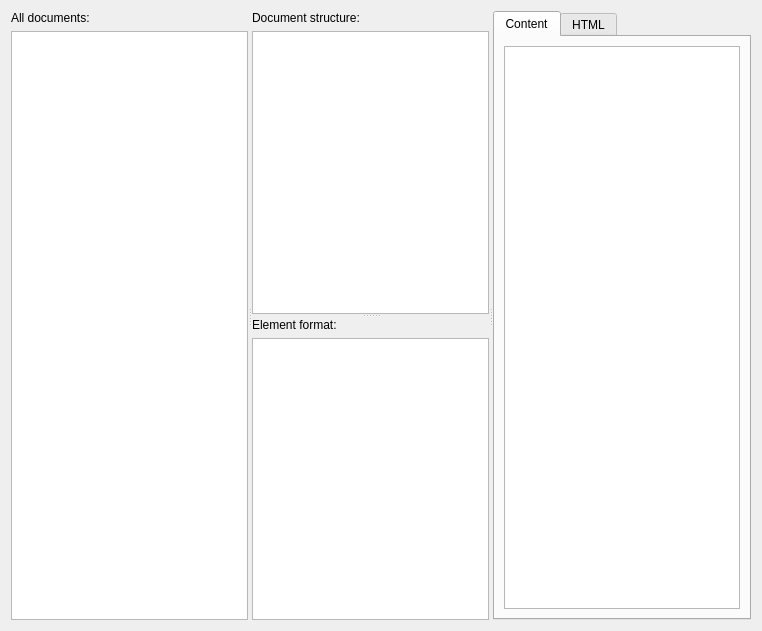
<?xml version="1.0" encoding="UTF-8"?>
<ui version="4.0">
 <class>GammaRay::TextDocumentInspectorWidget</class>
 <widget class="QWidget" name="GammaRay::TextDocumentInspectorWidget">
  <property name="geometry">
   <rect>
    <x>0</x>
    <y>0</y>
    <width>762</width>
    <height>631</height>
   </rect>
  </property>
  <layout class="QHBoxLayout" name="horizontalLayout">
   <item>
    <widget class="QSplitter" name="mainSplitter">
     <property name="orientation">
      <enum>Qt::Horizontal</enum>
     </property>
     <widget class="QWidget" name="layoutWidget_1">
      <layout class="QVBoxLayout" name="verticalLayout_17">
       <item>
        <widget class="QLabel" name="label_5">
         <property name="text">
          <string>All documents:</string>
         </property>
        </widget>
       </item>
       <item>
        <widget class="GammaRay::DeferredTreeView" name="documentList">
         <property name="contextMenuPolicy">
          <enum>Qt::CustomContextMenu</enum>
         </property>
         <property name="rootIsDecorated">
          <bool>false</bool>
         </property>
         <property name="uniformRowHeights">
          <bool>true</bool>
         </property>
         <attribute name="headerStretchLastSection">
          <bool>false</bool>
         </attribute>
        </widget>
       </item>
      </layout>
     </widget>
     <widget class="QSplitter" name="structureSplitter">
      <property name="orientation">
       <enum>Qt::Vertical</enum>
      </property>
      <widget class="QWidget" name="layoutWidget_2">
       <layout class="QVBoxLayout" name="verticalLayout_18">
        <item>
         <widget class="QLabel" name="label_6">
          <property name="text">
           <string>Document structure:</string>
          </property>
         </widget>
        </item>
        <item>
         <widget class="GammaRay::DeferredTreeView" name="documentTree">
          <attribute name="headerStretchLastSection">
           <bool>false</bool>
          </attribute>
          <property name="uniformRowHeights">
           <bool>true</bool>
          </property>
         </widget>
        </item>
       </layout>
      </widget>
      <widget class="QWidget" name="layoutWidget_3">
       <layout class="QVBoxLayout" name="verticalLayout_19">
        <item>
         <widget class="QLabel" name="label_4">
          <property name="text">
           <string>Element format:</string>
          </property>
         </widget>
        </item>
        <item>
         <widget class="GammaRay::DeferredTreeView" name="documentFormatView">
          <property name="rootIsDecorated">
           <bool>false</bool>
          </property>
          <property name="uniformRowHeights">
           <bool>true</bool>
          </property>
          <attribute name="headerStretchLastSection">
           <bool>false</bool>
          </attribute>
         </widget>
        </item>
       </layout>
      </widget>
     </widget>
     <widget class="QTabWidget" name="tabWidget">
      <property name="currentIndex">
       <number>0</number>
      </property>
      <widget class="QWidget" name="tab">
       <attribute name="title">
        <string>Content</string>
       </attribute>
       <layout class="QVBoxLayout" name="verticalLayout">
        <item>
         <widget class="GammaRay::TextDocumentContentView" name="documentView">
          <property name="tabStopWidth">
           <number>40</number>
          </property>
         </widget>
        </item>
       </layout>
      </widget>
      <widget class="QWidget" name="tab_2">
       <attribute name="title">
        <string>HTML</string>
       </attribute>
       <layout class="QVBoxLayout" name="verticalLayout_2">
        <item>
         <widget class="QTextBrowser" name="htmlView">
          <property name="tabStopWidth">
           <number>40</number>
          </property>
         </widget>
        </item>
       </layout>
      </widget>
     </widget>
    </widget>
   </item>
  </layout>
 </widget>
 <customwidgets>
  <customwidget>
   <class>GammaRay::DeferredTreeView</class>
   <extends>QTreeView</extends>
   <header location="global">ui/deferredtreeview.h</header>
  </customwidget>
  <customwidget>
   <class>GammaRay::TextDocumentContentView</class>
   <extends>QTextEdit</extends>
   <header>textdocumentcontentview.h</header>
  </customwidget>
 </customwidgets>
 <resources/>
 <connections/>
</ui>
